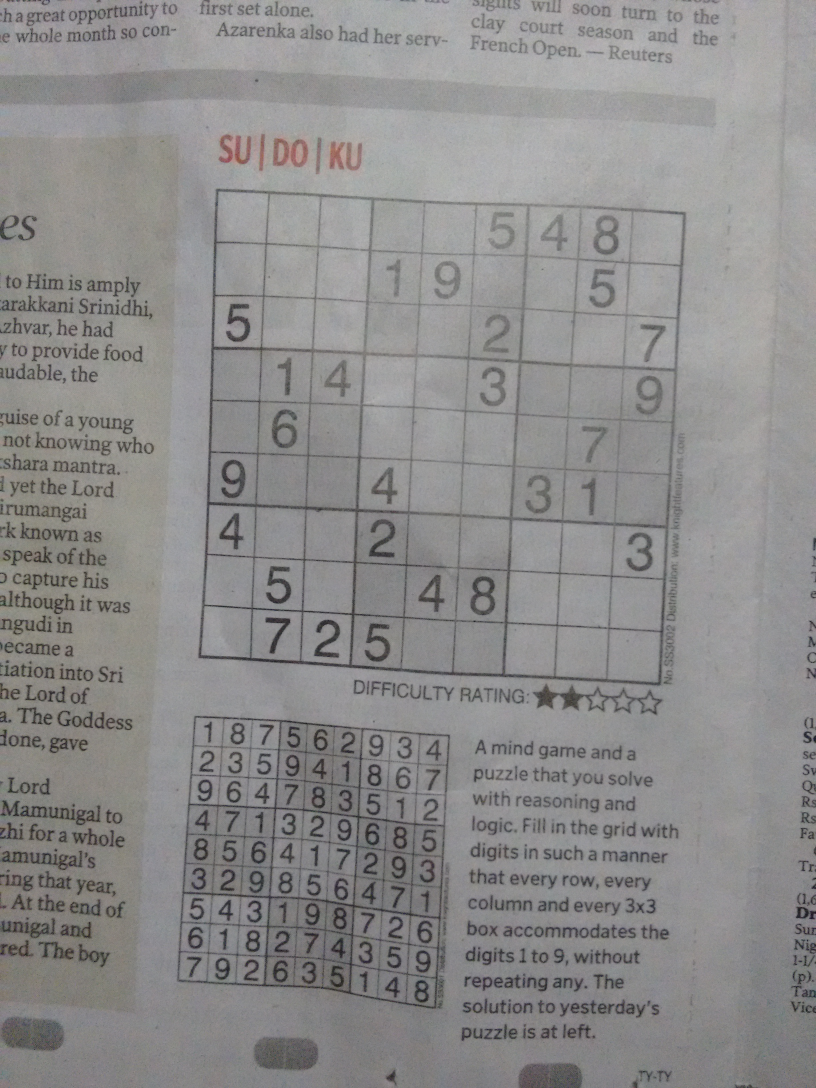
#> input picture img/image1.jpg, 2448 x 3264 px (shown at 1/3 size)
$ python -i sudoku_extractor.py   (imports and definitions only)   (older library calls are emulated)
#> lines starting #> are read from the running program, lines starting #| are printed output that depends on the picture; after the words box and inside, x2 and y2 are one past the last pixel; in counts of white or black regions, pixels touching at a corner belong together
### image_tools.py
import numpy as np
import cv2
from pathlib import Path

path = ""

class image_tools(object):
    """
    'image_tools' contains useful tools for image manipulation based on the cv2 library, we wrap it so that we have easy access to it in our code
    """

    # [16 lines left out: function show, not called in this run]

    def save_image(self, image, namefile):
        image = np.asarray(image)
        image = (image / np.amax(image) * 255).astype(np.uint8)
        cv2.imwrite(str(path / namefile), image)

    def threshold(self, image):
        image = cv2.adaptiveThreshold(image.astype(np.uint8), 255, cv2.ADAPTIVE_THRESH_MEAN_C, cv2.THRESH_BINARY, 25, 5)
        return 255 - image

    def dilatate(self, image, kernel):
        cv2.dilate(image, kernel)
        return image

    def largest_contour(self, image):
        _, contours, h = cv2.findContours(image, cv2.RETR_TREE, cv2.CHAIN_APPROX_SIMPLE)
        return max(contours, key=cv2.contourArea)

    # [7 lines left out: function largest_4_side_contour, not called in this run]

    def make_it_square(self, image, side_length=306):
        return cv2.resize(image, (side_length, side_length))

    def area(self, image):
        return float(image.shape[0] * image.shape[1])

    # [98 lines left out: functions cut_out_sudoku_puzzle, approx, get_rectangle_corners, warp_perspective, get_top_line, get_bottom_line and 4 more, not called in this run]


### sudoku_extractor.py
import cv2
import numpy as np

from image_tools import image_tools
from cell_extractor import cell_extractor

class sudoku_extractor(object):
    """
    'sudoku_extractor' stores and manipulates the input image to extract the Sudoku puzzle all the way to the cells
    """
    def __init__(self, path):
        self.tool = image_tools()
        self.image = self.load_image(path)
        #self.tool.show(self.image, "begin!")

        self.preprocess()
        #self.tool.show(self.image, "Dopo Preprocessing")
        self.tool.save_image(self.image, "dopo_preprocessing.png")

        sudoku = self.crop_sudoku()
        #self.tool.show(sudoku, "Dopo Cropping out")
        self.tool.save_image(sudoku, "dopo_primo_cropping.png")

        sudoku = self.straighten(sudoku)
        #self.tool.show(sudoku, "Sudoku finale")
        self.tool.save_image(sudoku, "dopo_ultimo_ritaglio.png")

        sudoku = self.tool.make_it_square(sudoku, side_length=900)

        self.cells = cell_extractor(sudoku).cells

        row = []
        for i in range(9):
            row.append(np.concatenate((self.cells[i][:]), axis = 1))
        sudoku = np.concatenate((row[:]), axis = 0)

        self.tool.save_image(sudoku, "binary.png")

    def load_image(self, path):
#> called with path = 'img/image1.jpg'
        color_img = cv2.imread(str(path))
#> color_img is the input picture: shape (3264, 2448, 3); mean B, G, R 139.7, 140, 141.1
        if color_img is None:
            raise IOError("Immagine non caricata!")
        print("Immagine caricata!")
        return color_img

    def preprocess(self):
        print("Preprocessing...")
        # Color Conversion and Thresholding
        self.image = cv2.cvtColor(self.image, cv2.COLOR_BGR2GRAY)
        self.image = cv2.GaussianBlur(self.image,(3,3),1)
        self.image = self.tool.threshold(self.image)
#> in threshold, `image = cv2.adaptiveThreshold(image.astype(np.uint8), 255, cv2.ADAPTIV..`:
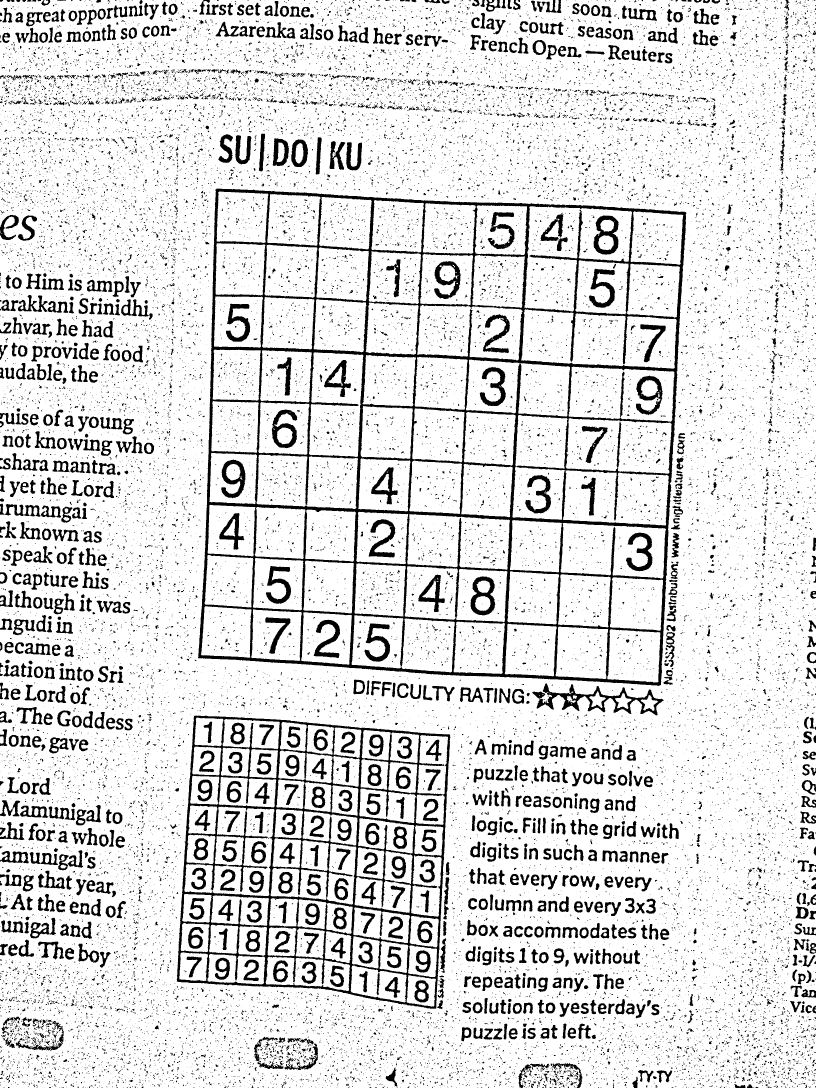
#> image: shape (3264, 2448) (shown at 1/3 size); 86.3% white; 29915 black regions (26951 under 20 px), largest, box (x1, y1, x2, y2) and area: (594, 566, 2059, 2058) 200278, (530, 2147, 1351, 3026) 88858, (1597, 2050, 1991, 2146) 9400
#> in threshold, `return 255 - image`:
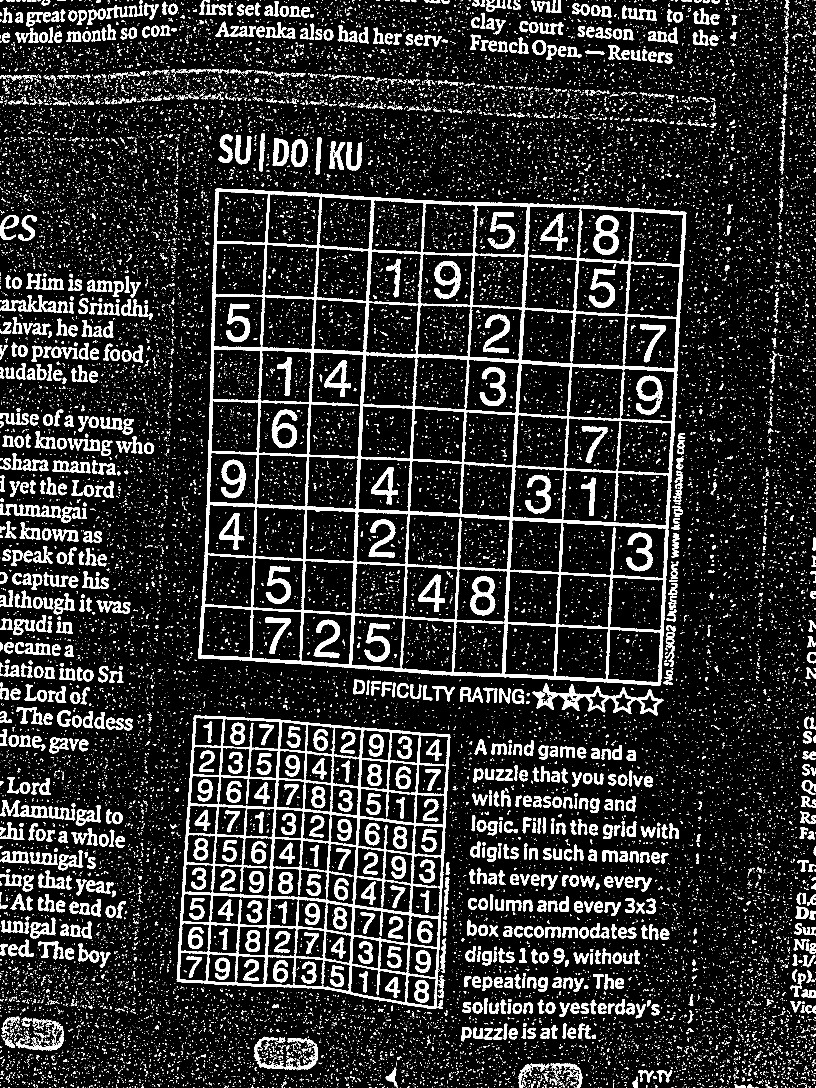
#> returned value: shape (3264, 2448) (shown at 1/3 size); 13.7% white; 29915 white regions (26951 under 20 px), largest, box (x1, y1, x2, y2) and area: (594, 566, 2059, 2058) 200278, (530, 2147, 1351, 3026) 88858, (1597, 2050, 1991, 2146) 9400
        # Morph Close in order to close the external Square of the sudoku
        kernel = cv2.getStructuringElement(cv2.MORPH_ELLIPSE, (2, 2))
        self.image = cv2.morphologyEx(self.image, cv2.MORPH_CLOSE, kernel)
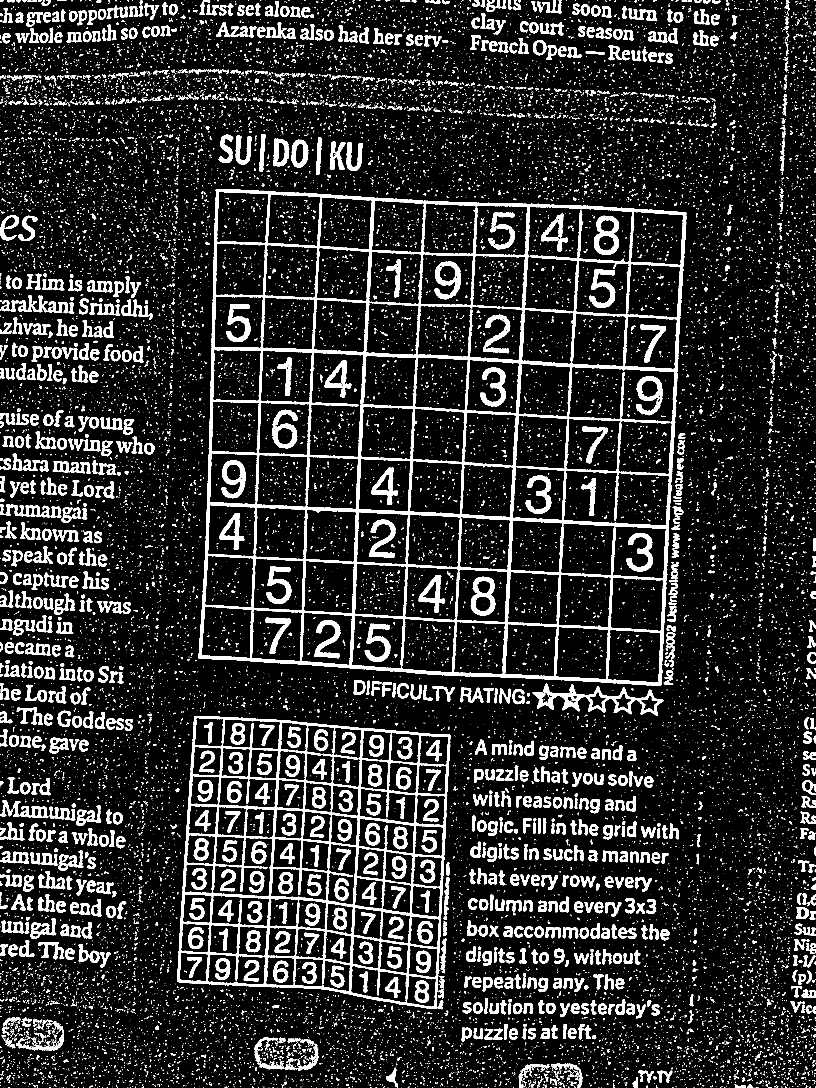
#> self.image: shape (3264, 2448) (shown at 1/3 size); 13.4% white; 23182 white regions (20302 under 20 px), largest, box (x1, y1, x2, y2) and area: (595, 567, 2060, 2058) 201176, (531, 2148, 1352, 3027) 89256, (1598, 2051, 1992, 2147) 9420
        print("Fine preprocessing!")

    # [17 lines left out: functions crop_sudoku, straighten, not called in this run]

>>> result = sudoku_extractor('img/image1.jpg').preprocess()
#> (the run stopped early here; a loop or call above may not have finished)

$ run again, on img/image10.jpg
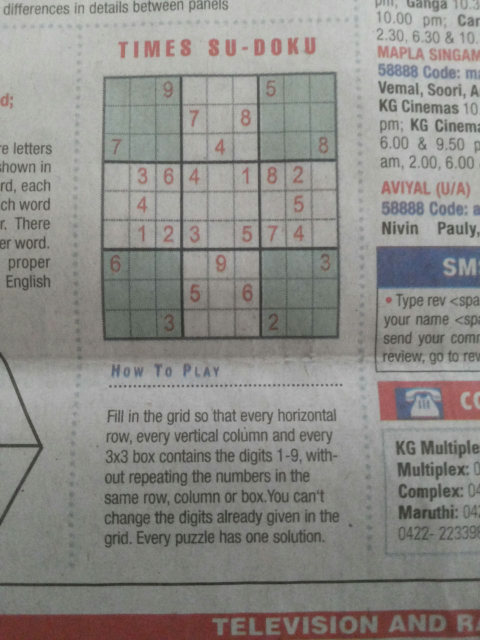
#> input picture img/image10.jpg, 960 x 1280 px (shown at 1/2 size)
#> in load_image, color_img is the input picture: shape (1280, 960, 3); mean B, G, R 135.6, 139.4, 140.8
#> in threshold, `image = cv2.adaptiveThreshold(image.astype(np.uint8), 255, cv2.ADAPTIV..`:
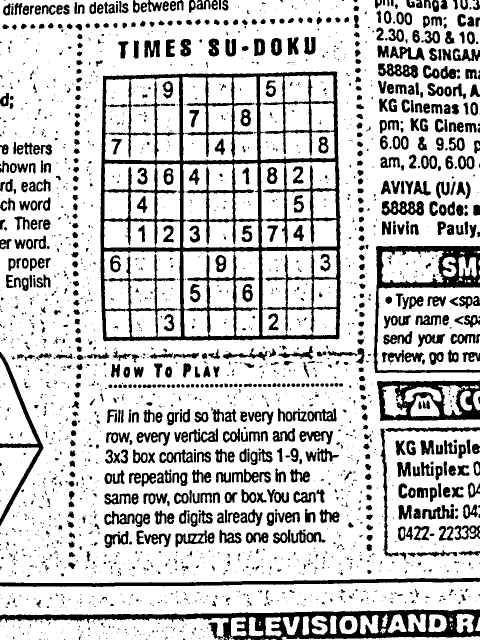
#> image: shape (1280, 960) (shown at 1/2 size); 78.4% white; 2309 black regions (1475 under 20 px), largest, box (x1, y1, x2, y2) and area: (200, 143, 682, 683) 53737, (0, 1218, 960, 1280) 20871, (747, 492, 960, 746) 10216
#> in preprocess, `self.image = cv2.morphologyEx(self.image, cv2.MORPH_CLOSE, kernel)`:
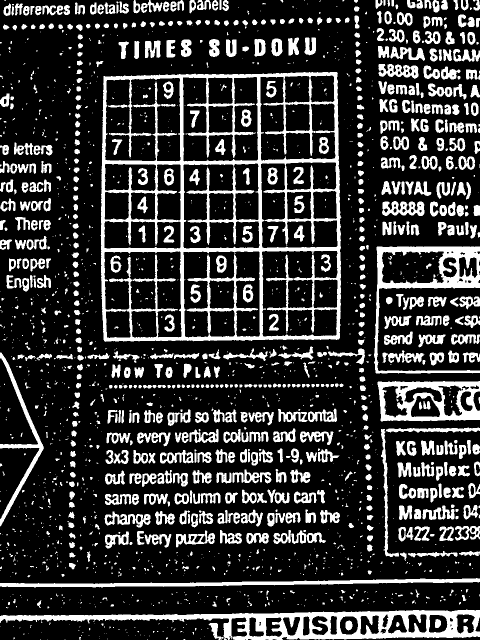
#> self.image: shape (1280, 960) (shown at 1/2 size); 21.5% white; 1918 white regions (1160 under 20 px), largest, box (x1, y1, x2, y2) and area: (201, 144, 683, 684) 54222, (0, 1219, 960, 1280) 21192, (748, 493, 960, 747) 10185

$ run again, on img/image11.jpg
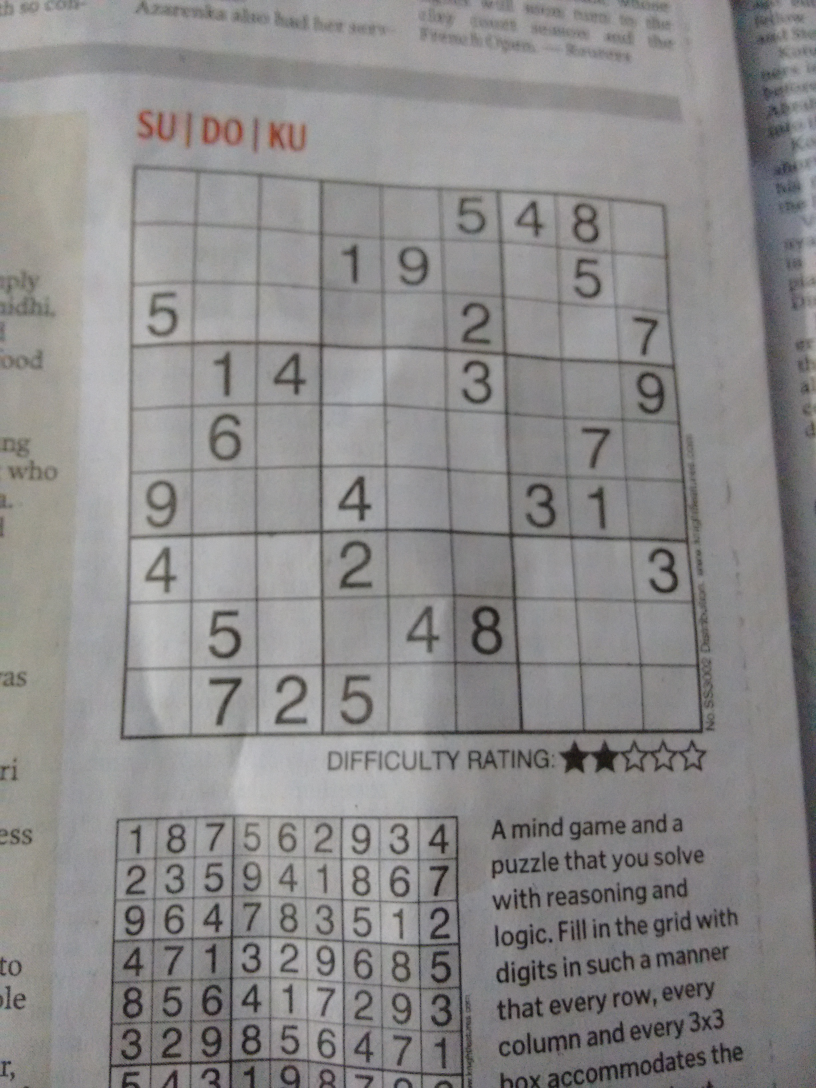
#> input picture img/image11.jpg, 2448 x 3264 px (shown at 1/3 size)
#> in load_image, color_img is the input picture: shape (3264, 2448, 3); mean B, G, R 137.7, 138, 139.6
#> in threshold, `image = cv2.adaptiveThreshold(image.astype(np.uint8), 255, cv2.ADAPTIV..`:
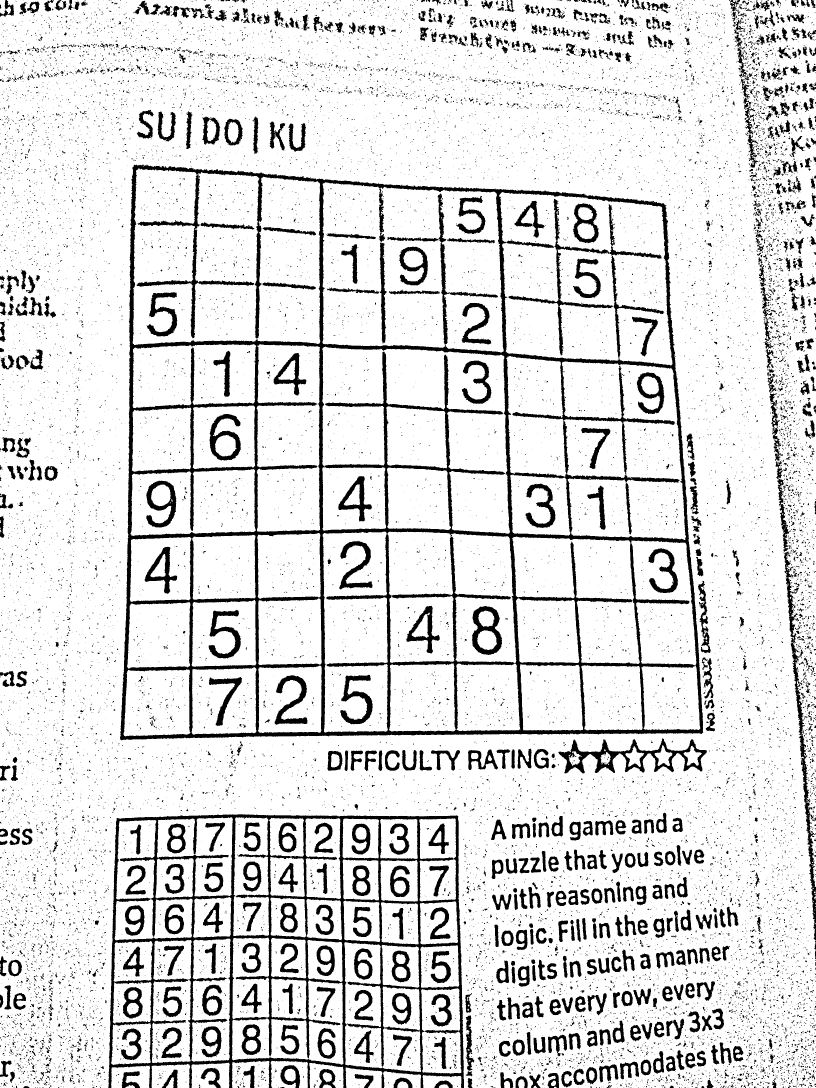
#> image: shape (3264, 2448) (shown at 1/3 size); 86.5% white; 21812 black regions (20087 under 20 px), largest, box (x1, y1, x2, y2) and area: (360, 494, 2110, 2221) 292795, (325, 2443, 1392, 3264) 116510, (1675, 2215, 2121, 2320) 13591
#> in preprocess, `self.image = cv2.morphologyEx(self.image, cv2.MORPH_CLOSE, kernel)`:
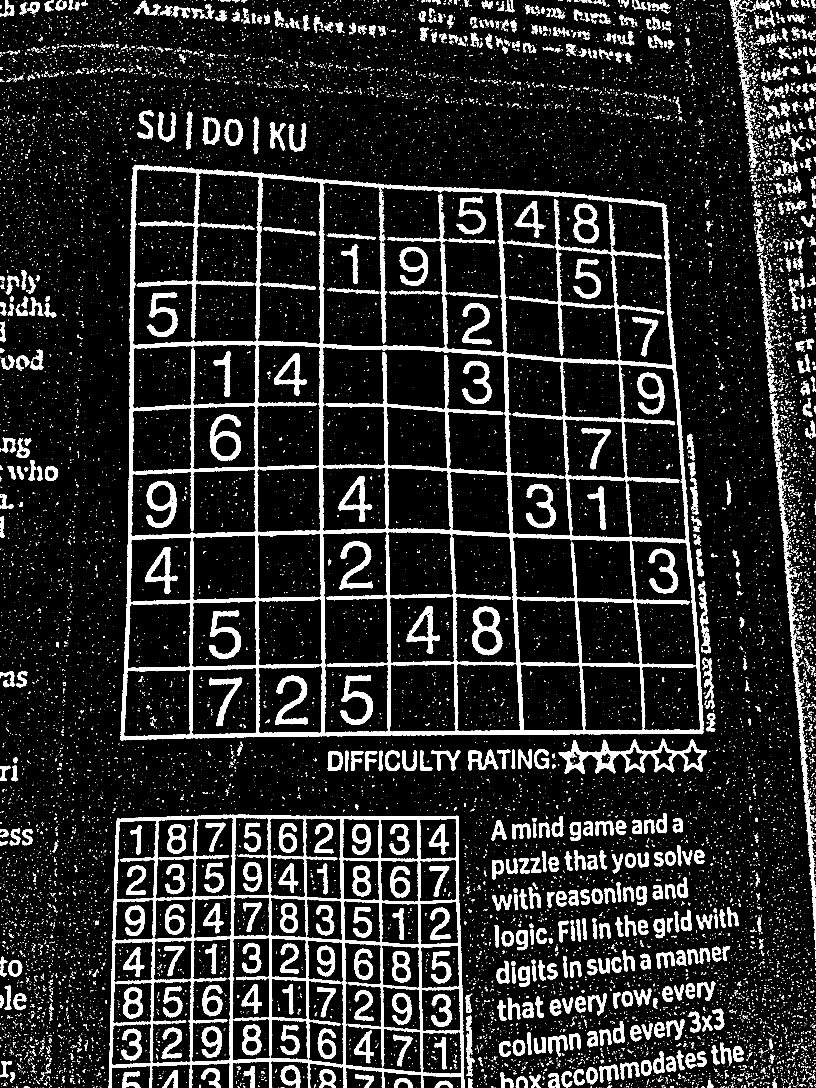
#> self.image: shape (3264, 2448) (shown at 1/3 size); 13.3% white; 16180 white regions (14544 under 20 px), largest, box (x1, y1, x2, y2) and area: (361, 495, 2110, 2222) 301057, (326, 2444, 1393, 3264) 116265, (1676, 2216, 2121, 2321) 13602
